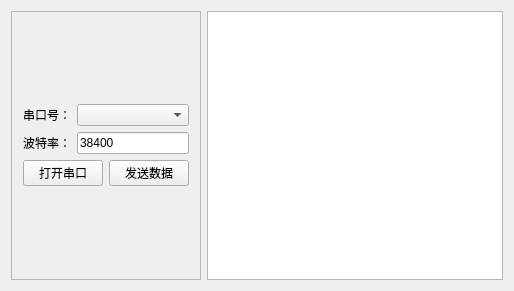
<?xml version="1.0" encoding="UTF-8"?>
<ui version="4.0">
 <class>Widget</class>
 <widget class="QWidget" name="Widget">
  <property name="geometry">
   <rect>
    <x>0</x>
    <y>0</y>
    <width>514</width>
    <height>291</height>
   </rect>
  </property>
  <property name="windowTitle">
   <string>Widget</string>
  </property>
  <layout class="QGridLayout" name="gridLayout_4">
   <item row="0" column="0">
    <layout class="QGridLayout" name="gridLayout_3">
     <item row="0" column="0">
      <widget class="QFrame" name="frame">
       <property name="frameShape">
        <enum>QFrame::StyledPanel</enum>
       </property>
       <property name="frameShadow">
        <enum>QFrame::Raised</enum>
       </property>
       <layout class="QGridLayout" name="gridLayout_2">
        <item row="0" column="0">
         <layout class="QGridLayout" name="gridLayout">
          <item row="0" column="0">
           <widget class="QLabel" name="label_2">
            <property name="text">
             <string>串口号：</string>
            </property>
           </widget>
          </item>
          <item row="0" column="1" colspan="2">
           <widget class="QComboBox" name="comboBox"/>
          </item>
          <item row="1" column="0">
           <widget class="QLabel" name="label_3">
            <property name="text">
             <string>波特率：</string>
            </property>
           </widget>
          </item>
          <item row="1" column="1" colspan="2">
           <widget class="QLineEdit" name="lineEdit">
            <property name="text">
             <string>38400</string>
            </property>
           </widget>
          </item>
          <item row="2" column="0" colspan="2">
           <widget class="QPushButton" name="pushButton_cmopen">
            <property name="text">
             <string>打开串口</string>
            </property>
           </widget>
          </item>
          <item row="2" column="2">
           <widget class="QPushButton" name="pushButton_send">
            <property name="text">
             <string>发送数据</string>
            </property>
           </widget>
          </item>
         </layout>
        </item>
       </layout>
      </widget>
     </item>
     <item row="0" column="1">
      <widget class="QTextEdit" name="textEdit"/>
     </item>
    </layout>
   </item>
  </layout>
 </widget>
 <layoutdefault spacing="6" margin="11"/>
 <resources/>
 <connections/>
</ui>
